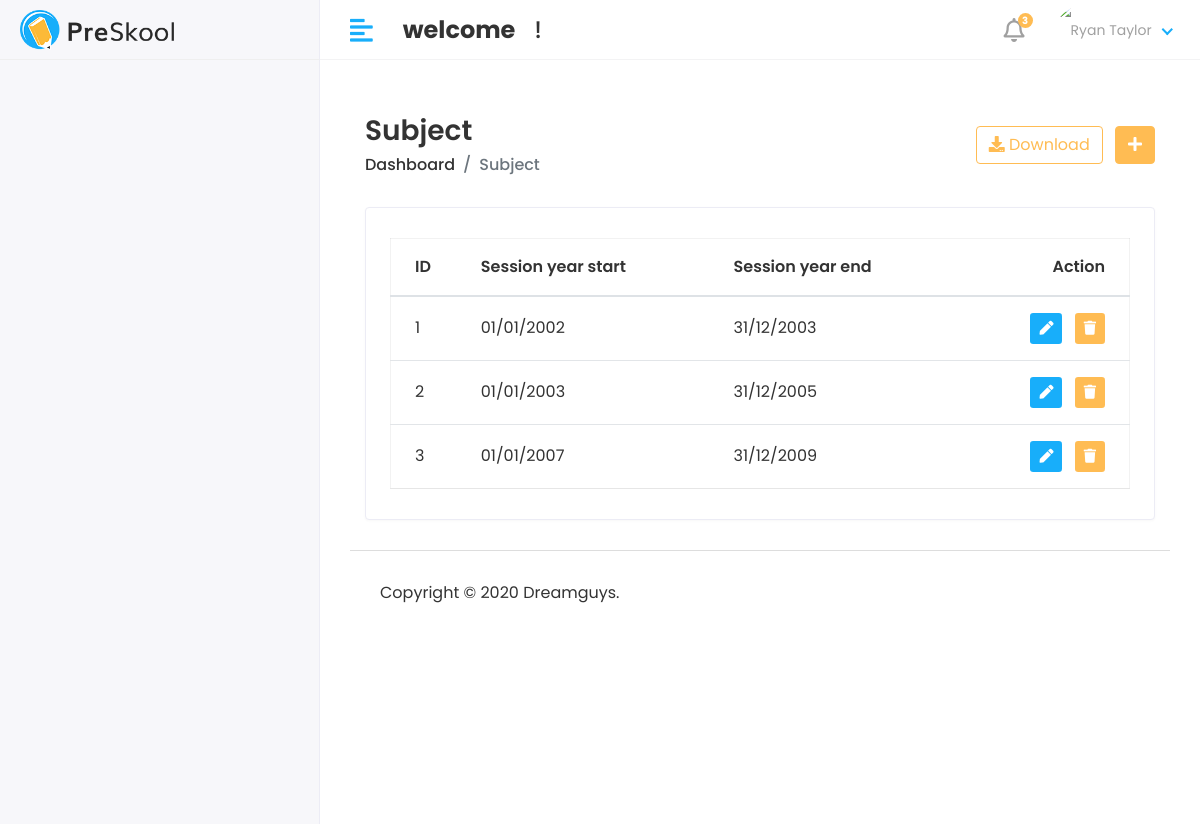
The app's page /Hod/session/view, older data.
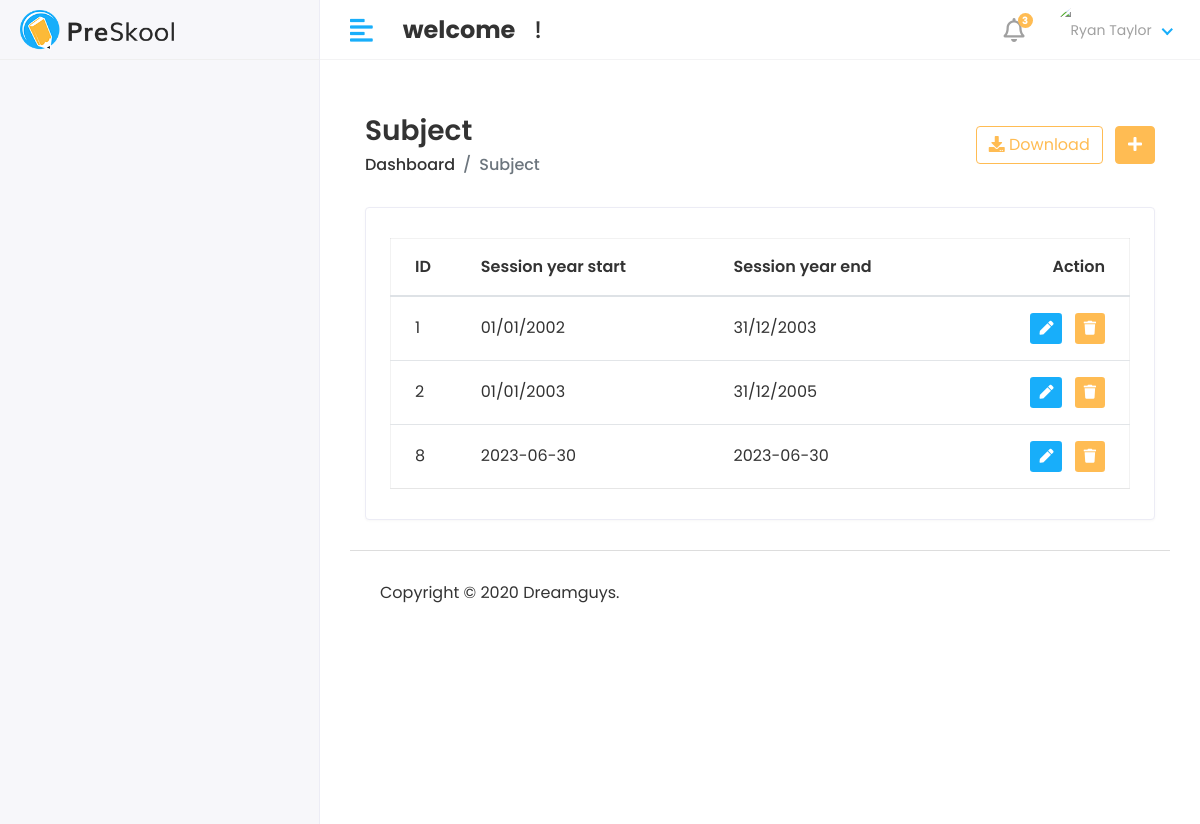
The same page, newer data.
### api/models.py (models this page shows, shortened)
class Session_year(models.Model):
    session_start = models.CharField(max_length=100)
    session_end = models.CharField(max_length=100)

### student/Hod_views.py (the view)
# urls.py: path('Hod/session/view',Hod_views.view_session, name='view_session'),
def view_session(request):
    session = Session_year.objects.all()
    context = {
        'session': session
    }
    return render(request,'Hod/view_session.html', context)

### templates/Hod/view_session.html (shortened to what this page needs)
{% extends 'base.html' %}
{% block content %}
{% load static %}
<div class="content container-fluid">
               <div class="page-header">
                  <div class="row align-items-center">
                     <div class="col">
                        <h3 class="page-title">Subject</h3>
                        <ul class="breadcrumb">
                           <li class="breadcrumb-item"><a href="index.html">Dashboard</a></li>
                           <li class="breadcrumb-item active">Subject</li>
                        </ul>
                     </div>
                     <div class="col-auto text-right float-right ml-auto">
                        <a href="#" class="btn btn-outline-primary mr-2"><i class="fas fa-download"></i> Download</a>
                        <a href="add-student.html" class="btn btn-primary"><i class="fas fa-plus"></i></a>
                     </div>
                  </div>
               </div>
               <div class="row">
                  <div class="col-sm-12">
                     <div class="card card-table">
                        <div class="card-body">
                           <div class="table-responsive">
                              <table id="table_id" class="table table-hover table-center mb-0">
                                 <thead>
                                    <tr>
                                       <th>ID</th>
                                       <th>Session year start</th>
                                        <th>Session year end</th>
                                       <th class="text-right">Action</th>
                                    </tr>
                                 </thead>
                                 <tbody>
                                 {% for i in session %}
                                    <tr>
                                       <td>{{i.id}}</td>
                                        <td>{{i.session_start}}</td>
                                        <td>{{i.session_end}}</td>
                                       <td class="text-right">
                                          <div class="actions">
                                             <a href=" {% url 'edit_session' i.id %}" class="btn btn-sm bg-success-light mr-2">
                                             <i class="fas fa-pen"></i>
                                             </a>
                                             <a href="{% url 'delete_session' i.id %}" class="btn btn-sm bg-danger-light">
                                             <i class="fas fa-trash"></i>
                                             </a>
                                          </div>
                                       </td>
                                    </tr>
                                    <tr>
                                  {% endfor %}
                                 </tbody>
                              </table>
                           </div>
                        </div>
                     </div>
                  </div>
               </div>
            </div>
{% endblock %}

Row changes from the older to the newer data that the page shows:
removed Session_year: id "3", session_start "01/01/2007", session_end "31/12/2009"
added Session_year: id "8", session_start "2023-06-30", session_end "2023-06-30"
